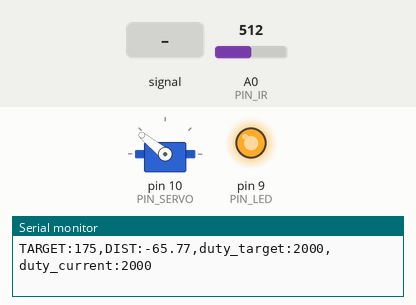
A sketch run on a simulated Arduino Uno, built with avr-gcc and run on an emulated ATmega328P. Parts: servo, output pins drawn as LEDs (lit = HIGH), the last lines printed to the serial monitor. Dashed ring = blinking. The inputs (shaded band) are chosen by the test bench; at power-on: A0 (PIN_IR) = 512.

Above: at 1.2 s.
1.3 s: A0 (PIN_IR) fed a 2 Hz sine of ±306 counts around its level
At 1.93 s:
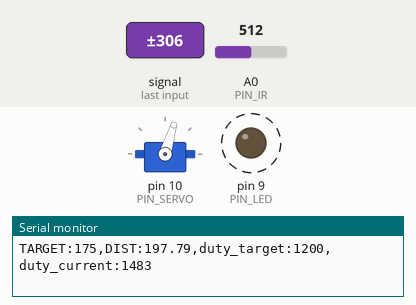
4.3 s: A0 (PIN_IR) set to 165
5.8 s: A0 (PIN_IR) set to 233
7.3 s: A0 (PIN_IR) set to 260
At 8.5 s:
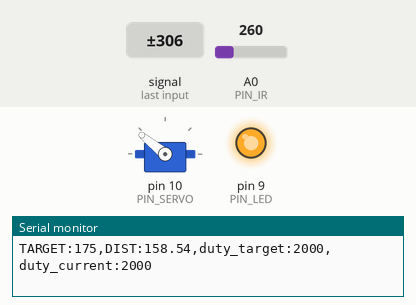
8.8 s: A0 (PIN_IR) set to 122
At 9.9 s:
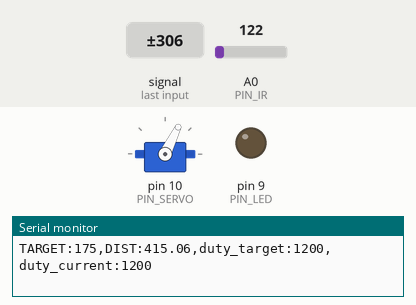
10.3 s: A0 (PIN_IR) set to 306
At 11.1 s:
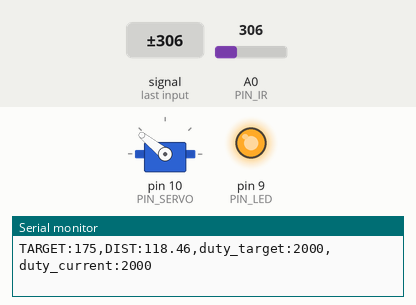
Timing chart, 0 to 12.8 s (numbered marks = the images above; inputs shaded):
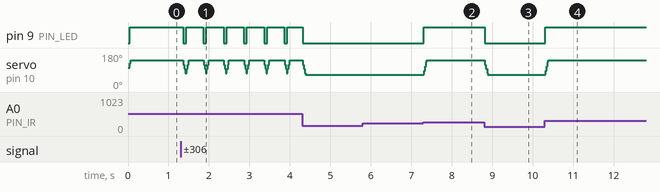

Measured:
- after the input at 1.3 s, pin 9 (PIN_LED): alternates HIGH for 0.42 s and LOW for 0.08 s, starting after 0.06 s; servo on pin 10 (PIN_SERVO): 141° → 118° after 0.07 s, then repeats every 0.50 s: 96° 0.02 s, 73° 0.03 s, 96° 0.02 s, 118° 0.02 s, 141° 0.38 s, 118° 0.02 s
- after the input at 7.3 s, pin 9 (PIN_LED): LOW → HIGH at once; servo on pin 10 (PIN_SERVO): 64° → 141° at once
- after the input at 8.8 s, pin 9 (PIN_LED): HIGH → LOW at once; servo on pin 10 (PIN_SERVO): 141° → 64° at once
- after the input at 10.3 s, pin 9 (PIN_LED): LOW → HIGH at once; servo on pin 10 (PIN_SERVO): 64° → 141° at once

The sketch:

22_bangbangcontrol.ino
```cpp
#include <Servo.h>

// Arduino pin assignment
#define PIN_LED   9
#define PIN_SERVO 10
#define PIN_IR    A0

// Event interval parameters
#define _INTERVAL_DIST    25 // distance sensor interval (unit: ms)
#define _INTERVAL_SERVO   5 // servo interval (unit: ms)
#define _INTERVAL_SERIAL  50 // serial interval (unit: ms)

// EMA filter configuration for the IR distance sensor
#define _EMA_ALPHA 0.9    // EMA weight of new sample (range: 0 to 1)
                          // Setting EMA to 1 effectively disables EMA filter.

// Servo adjustment - Set _DUTY_MAX, _NEU, _MIN with your own numbers
#define _DUTY_MAX 2207 // 2000
#define _DUTY_NEU 1600 // 1500
#define _DUTY_MIN 500// 1000

#define _SERVO_ANGLE_DIFF  180  // Replace with |D - E| degree
#define _SERVO_SPEED       1000  // servo speed

#define _BANGBANG_RANGE    400 // duty up and down for bangbang control

// Target Distance
#define _DIST_TARGET    175 // Center of the rail (unit:mm)

// global variables

Servo myservo;

float dist_ema;     // unit: mm

int duty_change_per_interval; // maximum duty difference per interval
int duty_target;    // Target duty
int duty_current;      // Current duty
int duty_adj;       // Level adjustment

unsigned long last_sampling_time_dist;   // unit: msec
unsigned long last_sampling_time_servo;  // unit: msec
unsigned long last_sampling_time_serial; // unit: msec

bool event_dist, event_servo, event_serial; // event triggered?

void setup()
{
  // initialize GPIO pins
  pinMode(PIN_LED,OUTPUT);
  myservo.attach(PIN_SERVO);

  duty_target = duty_current = _DUTY_NEU;
  myservo.writeMicroseconds(duty_current);

  // initialize serial port
  Serial.begin(1000000);

  // convert angular speed into duty change per interval.
  duty_change_per_interval =
    (float)(_DUTY_MAX - _DUTY_MIN) * ((float)_SERVO_SPEED / _SERVO_ANGLE_DIFF) * (_INTERVAL_SERVO / 1000.0);
}

void loop()
{
  unsigned long time_curr = millis();

  // wait until next event time
  if (time_curr >= (last_sampling_time_dist + _INTERVAL_DIST)) {
        last_sampling_time_dist += _INTERVAL_DIST;
        event_dist = true;
  }
  if (time_curr >= (last_sampling_time_servo + _INTERVAL_SERVO)) {
        last_sampling_time_servo += _INTERVAL_SERVO;
        event_servo = true;
  }
  if (time_curr >= (last_sampling_time_serial + _INTERVAL_SERIAL)) {
        last_sampling_time_serial += _INTERVAL_SERIAL;
        event_serial = true;
  }

  if (event_dist) {
    float dist_filtered; // unit: mm
    event_dist = false;

    // get a distance reading from the distance sensor
    dist_filtered = volt_to_distance(ir_sensor_filtered(100, 0.5, 0));
    dist_ema = _EMA_ALPHA * dist_filtered + (1.0 - _EMA_ALPHA) * dist_ema;

    // bang bang control
  if  (dist_ema > _DIST_TARGET + _BANGBANG_RANGE) {
      duty_target = _DUTY_NEU - _BANGBANG_RANGE;
      digitalWrite(PIN_LED, 0);
    } else if (dist_ema < _DIST_TARGET - _BANGBANG_RANGE) {
      duty_target = _DUTY_NEU + _BANGBANG_RANGE;
      digitalWrite(PIN_LED, 1);
    }


    if (dist_ema > _DIST_TARGET) {
      duty_target = _DUTY_NEU - _BANGBANG_RANGE;
      digitalWrite(PIN_LED, 0);
    } else if (dist_ema < _DIST_TARGET) {
      duty_target = _DUTY_NEU + _BANGBANG_RANGE;
      digitalWrite(PIN_LED, 1);
    }
  }

  if (event_servo) {
    event_servo = false;

    // adjust duty_current toward duty_target by duty_change_per_interval
    if (duty_target > duty_current) {
      duty_current += duty_change_per_interval;
      if (duty_current > duty_target)
          duty_current = duty_target;
    } else if (duty_target < duty_current) {
      duty_current -= duty_change_per_interval;
      if (duty_current < duty_target)
        duty_current = duty_target;
    }

    // servo arm protection
    if (duty_current < _DUTY_MIN)
      duty_current = _DUTY_MIN;
    else if (duty_current > _DUTY_MAX)
      duty_current = _DUTY_MAX;

    // update servo position
    myservo.writeMicroseconds(duty_current);
  }

  if (event_serial) {
    event_serial = false;

    // output the read value to the serial port
    Serial.print("TARGET:"); Serial.print(_DIST_TARGET);
    Serial.print(",DIST:"); Serial.print(dist_ema);
    Serial.print(",duty_target:"); Serial.print(duty_target);
    Serial.print(",duty_current:"); Serial.println(duty_current);
  }
}

float volt_to_distance(int a_value)
{
  // Replace line into your own equation
  // return (6762.0 / (a_value - 9) - 4.0) * 10.0;
  return 948 +( -5.99*a_value) + (0.015*pow(a_value, 2)) + (-1.4*pow(10, -5)*pow(a_value, 3));
}

int compare(const void *a, const void *b) {
  return (*(unsigned int *)a - *(unsigned int *)b);
}

unsigned int ir_sensor_filtered(unsigned int n, float position, int verbose)
{
  // Eliminate spiky noise of an IR distance sensor by repeating measurement and taking a middle value
  // n: number of measurement repetition
  // position: the percentile of the sample to be taken (0.0 <= position <= 1.0)
  // verbose: 0 - normal operation, 1 - observing the internal procedures, and 2 - calculating elapsed time.
  // Example 1: ir_sensor_filtered(n, 0.5, 0) => return the median value among the n measured samples.
  // Example 2: ir_sensor_filtered(n, 0.0, 0) => return the smallest value among the n measured samples.
  // Example 3: ir_sensor_filtered(n, 1.0, 0) => return the largest value among the n measured samples.

  // The output of Sharp infrared sensor includes lots of spiky noise.
  // To eliminate such a spike, ir_sensor_filtered() performs the following two steps:
  // Step 1. Repeat measurement n times and collect n * position smallest samples, where 0 <= postion <= 1.
  // Step 2. Return the position'th sample after sorting the collected samples.

  // returns 0, if any error occurs

  unsigned int *ir_val, ret_val;
  unsigned int start_time;

  if (verbose >= 2)
    start_time = millis();

  if ((n == 0) || (n > 100) || (position < 0.0) || (position > 1))
    return 0;

  if (position == 1.0)
    position = 0.999;

  if (verbose == 1) {
    Serial.print("n: "); Serial.print(n);
    Serial.print(", position: "); Serial.print(position);
    Serial.print(", ret_idx: ");  Serial.println((unsigned int)(n * position));
  }

  ir_val = (unsigned int *)malloc(sizeof(unsigned int) * n);
  if (ir_val == NULL)
    return 0;

  if (verbose == 1)
    Serial.print("IR:");

  for (int i = 0; i < n; i++) {
    ir_val[i] = analogRead(PIN_IR);
    if (verbose == 1) {
        Serial.print(" ");
        Serial.print(ir_val[i]);
    }
  }

  if (verbose == 1)
    Serial.print  ("  => ");

  qsort(ir_val, n, sizeof(unsigned int), compare);
  ret_val = ir_val[(unsigned int)(n * position)];

  if (verbose == 1) {
    for (int i = 0; i < n; i++) {
        Serial.print(" ");
        Serial.print(ir_val[i]);
    }
    Serial.print(" :: ");
    Serial.println(ret_val);
  }
  free(ir_val);

  if (verbose >= 2) {
    Serial.print("Elapsed time: "); Serial.print(millis() - start_time); Serial.println("ms");
  }

  return ret_val;
}
```
